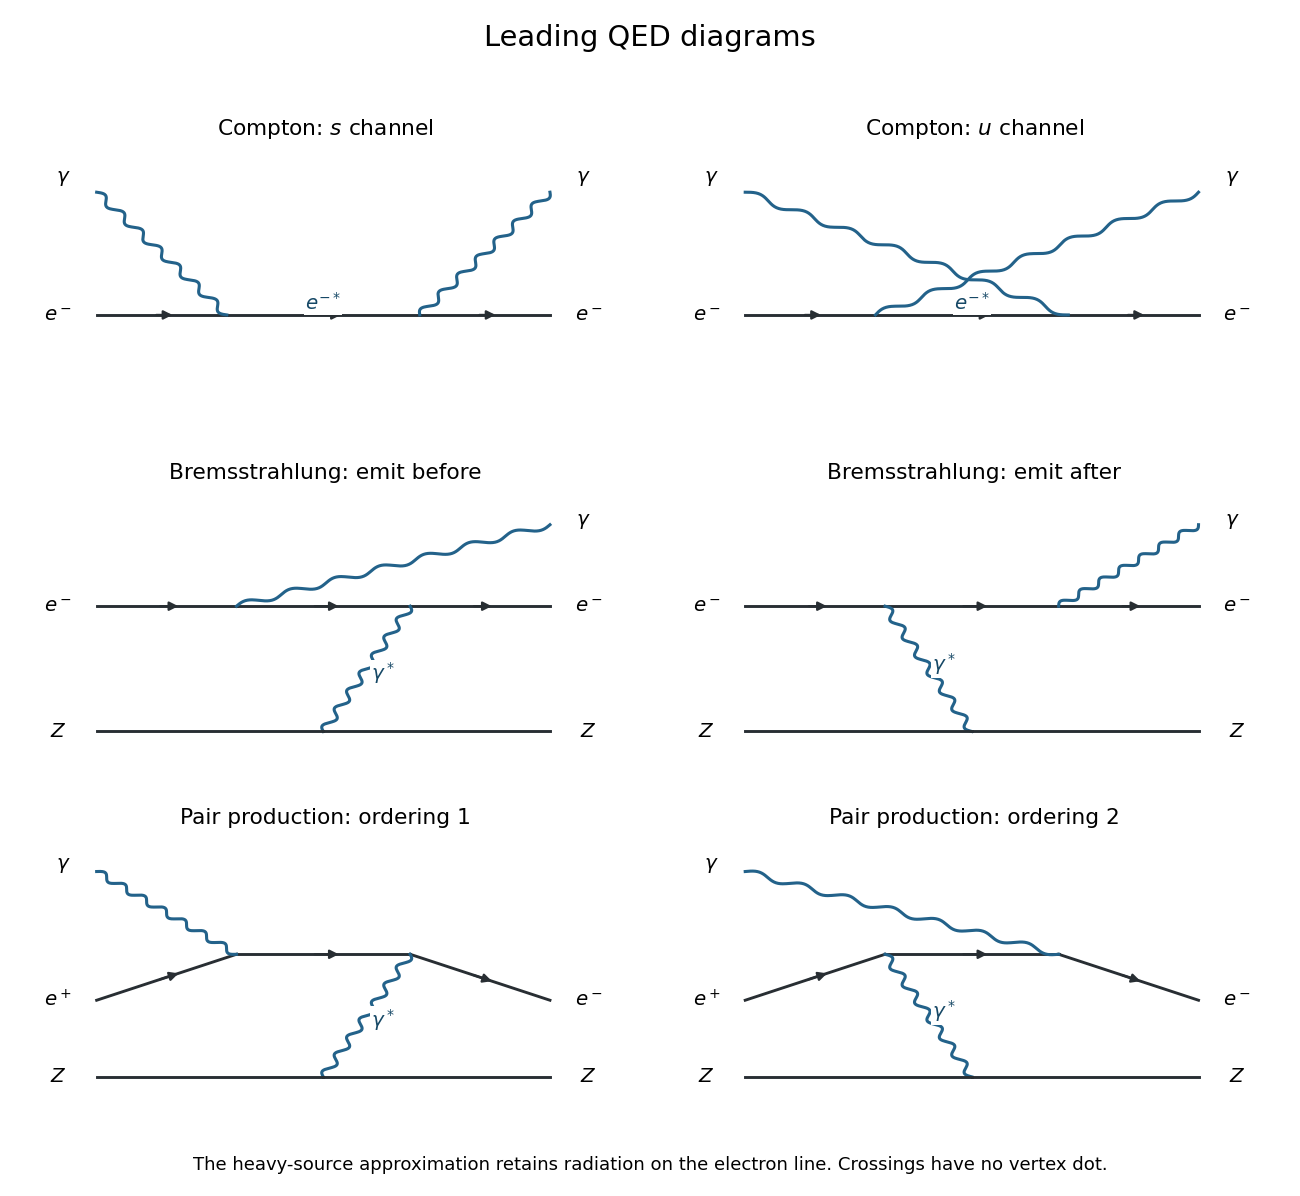

This figure's Python source:
"""Original solution figure; Python 3.14, NumPy 2.3.5, Matplotlib 3.10.7.

Dependencies are declared in the repository pyproject.toml. The only output is
this script's PNG basename in the caller's current working directory.
"""
from pathlib import Path
import matplotlib
matplotlib.use("Agg")
import matplotlib.pyplot as plt
import numpy as np


def line(ax, a, b, kind="fermion", reverse=False, label=None):
    a,b=np.asarray(a,dtype=float),np.asarray(b,dtype=float)
    d=b-a; n=np.array([-d[1],d[0]])/np.linalg.norm(d)
    if kind in ("wave","gluon"):
        t=np.linspace(0,1,300)
        phase=14*np.pi*t
        z=a[:,None]+d[:,None]*t+0.048*n[:,None]*np.sin(phase)
        if kind=="gluon":
            z+=0.035*(d/np.linalg.norm(d))[:,None]*(np.cos(phase)-1)*np.sin(np.pi*t)
        ax.plot(*z,color="#23628a",lw=1.7)
    else:
        ax.plot([a[0],b[0]],[a[1],b[1]],color="#282e33",lw=1.6)
        if kind=="fermion":
            v,w=(b,a) if reverse else (a,b)
            ax.annotate("",xy=v+.61*(w-v),xytext=v+.43*(w-v),
                        arrowprops=dict(arrowstyle="-|>",color="#282e33",lw=1.25))
    if label:
        pos=(a+b)/2+.18*n
        ax.text(*pos,label,ha="center",va="center",fontsize=11,color="#164866",
                bbox=dict(facecolor="white",edgecolor="none",pad=.5))


def txt(ax,x,y,s,size=12,**kw):
    ax.text(x,y,s,ha="center",va="center",fontsize=size,**kw)


def setup(ax,xlim=(-.2,7.1),ylim=(-1,3.7)):
    ax.set_xlim(*xlim);ax.set_ylim(*ylim);ax.axis("off")


def dot(ax,*v):
    ax.plot(*v,"o",color="#282e33",ms=3)


def save(fig):
    fig.savefig(Path.cwd()/Path(__file__).with_suffix(".png").name,
                dpi=130,facecolor="white",transparent=False)
    plt.close(fig)


def main():
    fig,axes=plt.subplots(3,2,figsize=(10,9.2))
    for col,ax in enumerate(axes[0]):
        a,b=(2,1),(4,1)
        line(ax,(.65,1),a);line(ax,a,b,label=r"$e^{-*}$");line(ax,b,(5.35,1))
        incoming,outgoing=(a,b) if col==0 else (b,a)
        line(ax,(.65,2.85),incoming,"wave");line(ax,outgoing,(5.35,2.85),"wave")
        for x,y,s in [(.25,1,r"$e^-$"),(5.75,1,r"$e^-$"),(.3,3.05,r"$\gamma$"),(5.7,3.05,r"$\gamma$")]:txt(ax,x,y,s,11)
        ax.set_title("Compton: "+("$s$ channel" if col==0 else "$u$ channel"),fontsize=12)
        setup(ax,xlim=(-.15,6.2),ylim=(-.7,3.55))
    for col,ax in enumerate(axes[1]):
        a,b=(2.1,2),(3.9,2)
        emission,scatter=(a,b) if col==0 else (b,a)
        line(ax,(.65,2),a);line(ax,a,b);line(ax,b,(5.35,2))
        line(ax,emission,(5.35,3.3),"wave")
        line(ax,scatter,(3,.0),"wave",label=r"$\gamma^*$")
        line(ax,(.65,0),(3,0),"plain");line(ax,(3,0),(5.35,0),"plain")
        for x,y,s in [(.25,2,r"$e^-$"),(5.75,2,r"$e^-$"),(5.7,3.35,r"$\gamma$"),(.25,0,r"$Z$"),(5.75,0,r"$Z$")]:txt(ax,x,y,s,11)
        ax.set_title("Bremsstrahlung: "+("emit before" if col==0 else "emit after"),fontsize=12)
        setup(ax,xlim=(-.15,6.2),ylim=(-.65,3.85))
    for col,ax in enumerate(axes[2]):
        a,b=(2.1,2),(3.9,2)
        real,virtual=(a,b) if col==0 else (b,a)
        line(ax,(.65,1.25),a);line(ax,a,b);line(ax,b,(5.35,1.25))
        line(ax,(.65,3.35),real,"wave")
        line(ax,virtual,(3,0),"wave",label=r"$\gamma^*$")
        line(ax,(.65,0),(3,0),"plain");line(ax,(3,0),(5.35,0),"plain")
        for x,y,s in [(.25,1.25,r"$e^+$"),(5.75,1.25,r"$e^-$"),(.3,3.45,r"$\gamma$"),(.25,0,r"$Z$"),(5.75,0,r"$Z$")]:txt(ax,x,y,s,11)
        ax.set_title("Pair production: ordering "+str(col+1),fontsize=12)
        setup(ax,xlim=(-.15,6.2),ylim=(-.65,3.95))
    fig.suptitle("Leading QED diagrams",fontsize=16)
    fig.text(.5,.022,"The heavy-source approximation retains radiation on the electron line. Crossings have no vertex dot.",ha="center",fontsize=10)
    fig.tight_layout(rect=(0,.05,1,.96),h_pad=2,w_pad=2);save(fig)

if __name__=="__main__":main()
